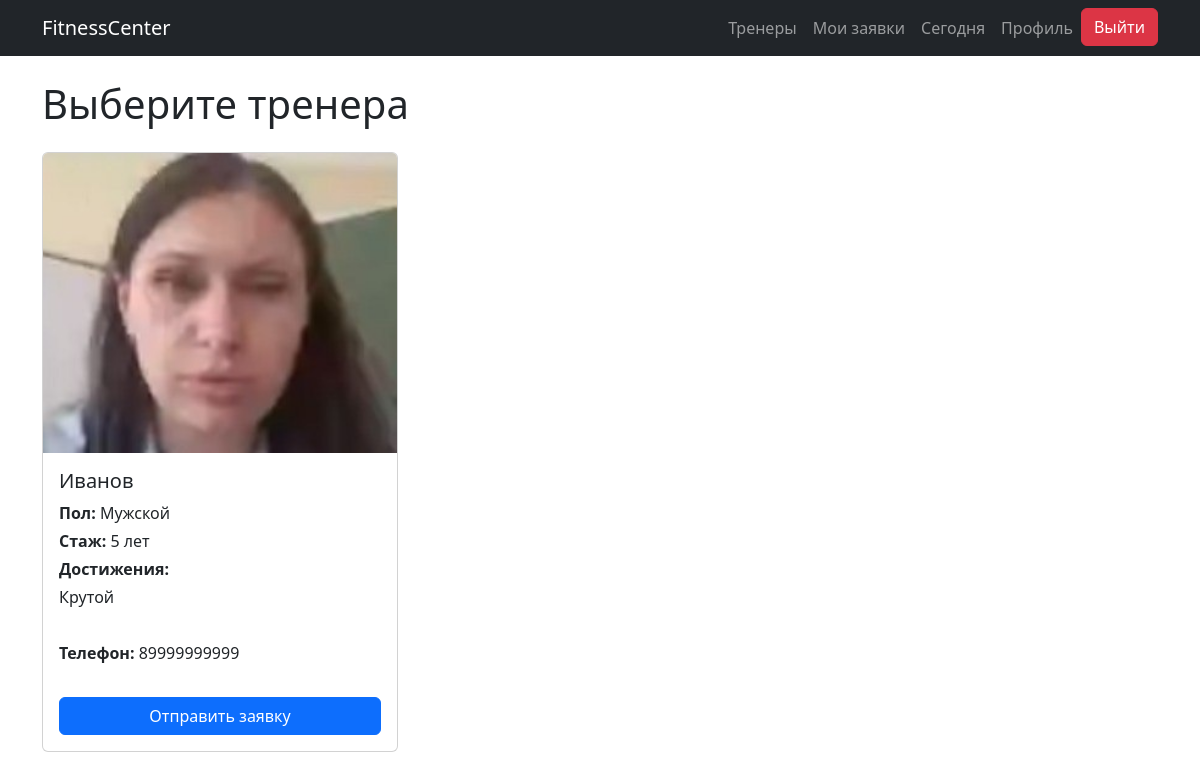
The page /trainers/ (signed in) on the database its author committed.
### accounts/models.py (models this page shows, shortened)
class User(AbstractBaseUser):
    ROLE_CHOICES = [
        ('client', 'Клиент'),
        ('trainer', 'Тренер'),
        ('admin', 'Администратор'),
    ]
    phone = models.CharField('Телефон', max_length=15, unique=True)
    full_name = models.CharField('ФИО', max_length=255, blank=True)
    birth_date = models.DateField('Дата рождения', null=True, blank=True)
    gender = models.CharField('Пол', max_length=1, choices=[('M', 'Мужской'), ('F', 'Женский')], blank=True)
    role = models.CharField('Роль', max_length=10, choices=ROLE_CHOICES, default='client')
    is_active = models.BooleanField('Активен', default=True)
    is_staff = models.BooleanField('Staff status', default=False)
    experience_years = models.PositiveIntegerField('Годы опыта', null=True, blank=True)
    achievements = models.TextField('Достижения', blank=True)
    goal = models.CharField('Цель тренировок', max_length=255, blank=True)
    photo = models.ImageField('Фото профиля', upload_to='profiles/', null=True, blank=True)
    USERNAME_FIELD = 'phone'
    REQUIRED_FIELDS = []
    objects = CustomUserManager()

### core/models.py (models this page shows, shortened)
class TrainerProfile(models.Model):
    user = models.OneToOneField(
        User,
        on_delete=models.CASCADE,
        limit_choices_to={'role': 'trainer'},
        related_name='trainer_profile'
    )
    experience_years = models.PositiveSmallIntegerField()
    achievements = models.TextField(blank=True)

### core/views.py (the view)
# urls.py: path('trainers/', views.trainer_list, name='trainer_list'),
@login_required
def trainer_list(request):
    if request.user.role != 'client':
        return redirect('core:dashboard')
    trainers = User.objects.filter(role='trainer').select_related('trainer_profile')
    return render(request, 'core/trainer_list.html', {
        'trainers': trainers
    })

### core/templates/core/trainer_list.html (shortened to what this page needs)
{% extends 'accounts/base.html' %}
{% load static %}
{% block content %}
<h1 class="mb-4">Выберите тренера</h1>
<div class="row row-cols-1 row-cols-md-3 g-4">
  {% for trainer in trainers %}
  <div class="col">
    <div class="card h-100">
      {% if trainer.photo %}
        <img
          src="{{ trainer.photo.url }}"
          class="card-img-top"
          alt="{{ trainer.full_name|default:trainer.phone }}"
        >
      {% else %}
        <img
          src="{% static 'images/default_profile.png' %}"
          class="card-img-top"
          alt="Нет фото"
        >
      {% endif %}
      <div class="card-body d-flex flex-column">
        <h5 class="card-title">
          {{ trainer.full_name|default:trainer.phone }}
        </h5>
        <p class="card-text mb-1">
          <strong>Пол:</strong>
          {{ trainer.get_gender_display|default:"Не указан" }}
        </p>
        {% if trainer.trainer_profile %}
        <p class="card-text mb-1">
          <strong>Стаж:</strong>
          {{ trainer.trainer_profile.experience_years }} лет
        </p>
        <p class="card-text mb-1">
          <strong>Достижения:</strong><br>
          {{ trainer.trainer_profile.achievements|linebreaks }}
        </p>
        {% endif %}
        <p class="card-text mt-auto">
          <strong>Телефон:</strong> {{ trainer.phone }}
        </p>
        <a
          href="{% url 'core:create_request' %}?trainer={{ trainer.id }}"
          class="btn btn-primary mt-3"
        >Отправить заявку</a>
      </div>
    </div>
  </div>
  {% empty %}
    <div class="col">
      <p>Тренеры не найдены.</p>
    </div>
  {% endfor %}
</div>
{% endblock %}

### rows shown on the page
User: photo (picture), full_name "Иванов", gender "Мужской", trainer_profile.experience_years "5", trainer_profile.achievements "Крутой", phone "89999999999"
